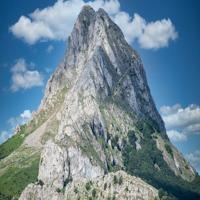
#> input picture resized_image.jpg, 200 x 200 px
$ python -i Util.py   (imports and definitions only)
#> lines starting #> are read from the running program, lines starting #| are printed output that depends on the picture
from pathlib import Path
from typing import Tuple
import colorsys


BASE_DIR = Path(__file__).resolve().parent
CONFIG_DIR = BASE_DIR / "config"
CACHE_DIR = BASE_DIR / ".cache"
CACHE_IMAGES_DIR = CACHE_DIR / "images"
PIXABAY_CONFIG = CONFIG_DIR / "pixabay.json"
SETTINGS_FILE = CONFIG_DIR / ".settings.json"
PIXABAY_DOWNLOAED_IMAGE_LIMIT_PER_TIME = 20
APP_NAME = "PotatoFocus"
ICON = BASE_DIR / "Resource/icons/potato.svg"
LOGO_ICON = ICON
TRAY_ICON = ICON
QUIT_ICON = BASE_DIR / "Resource/icons/quit.svg"
FULLSCREEN_ICON = BASE_DIR / "Resource/icons/fullscreen.svg"
SETTINGS_ICON = BASE_DIR / "Resource/icons/setting.svg"
DEFAULT_SCREEN_PHOTO =  BASE_DIR / "Resource/ScreenPhoto/default.jpg"


BREAK_TIMER_SIZE_IN_MAIN_SCREEN = (640, 184)


def get_image_main_color(image_path: str, size: Tuple[int, int] = (1000, 1000))-> Tuple[int, int, int]:
#> called with image_path = 'resized_image.jpg', size = (1000, 1000)
    from PIL import Image
    from collections import Counter

    image = Image.open(image_path)
#> image is the input picture: PIL image 200x200 RGB; mean R, G, B 111.3, 135.9, 150.7
    # 缩小图片尺寸，减少计算量
    image = image.resize(size)
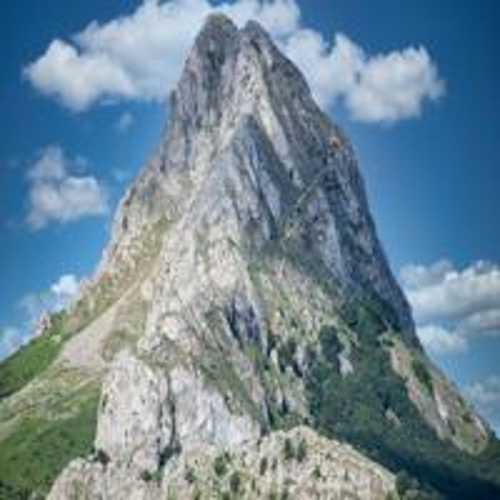
#> image: PIL image 1000x1000 RGB (shown at 1/2 size); mean R, G, B 111.3, 135.9, 150.7
    # 将图片转换为 RGB 模式
    image = image.convert('RGB')
    # 减少颜色数量
    image = image.quantize(colors=20)
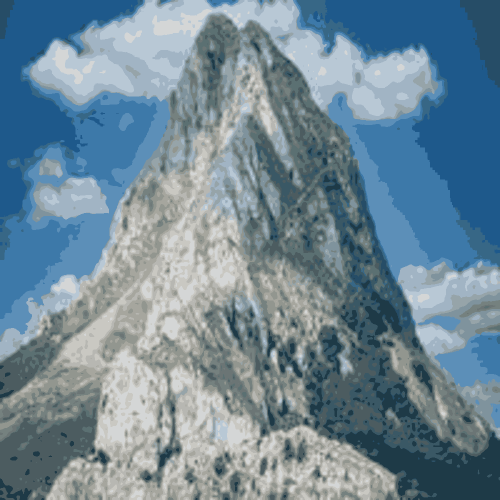
#> image: PIL image 1000x1000 P (shown at 1/2 size); mean R, G, B 111.8, 136.4, 151.3
    image = image.convert('RGB')
    pixels = list(image.getdata())
#> pixels = 1000000 items
    most_common_color = Counter(pixels).most_common(1)[0][0]
#> most_common_color = (30, 89, 139)
    return most_common_color


# [35 lines left out: function get_contrast_color, not called in this run]

>>> result = get_image_main_color('resized_image.jpg')
#> result = (30, 89, 139)
